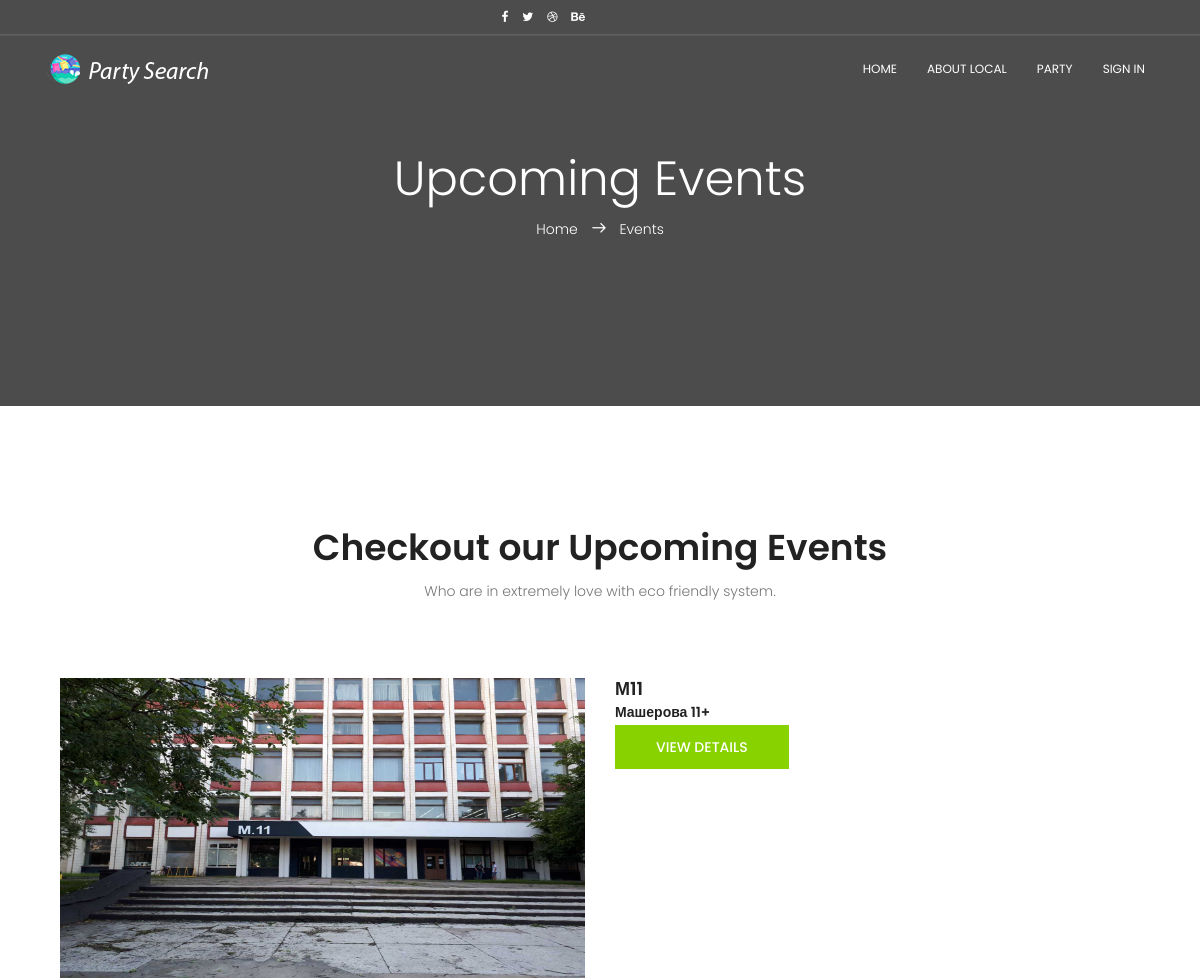
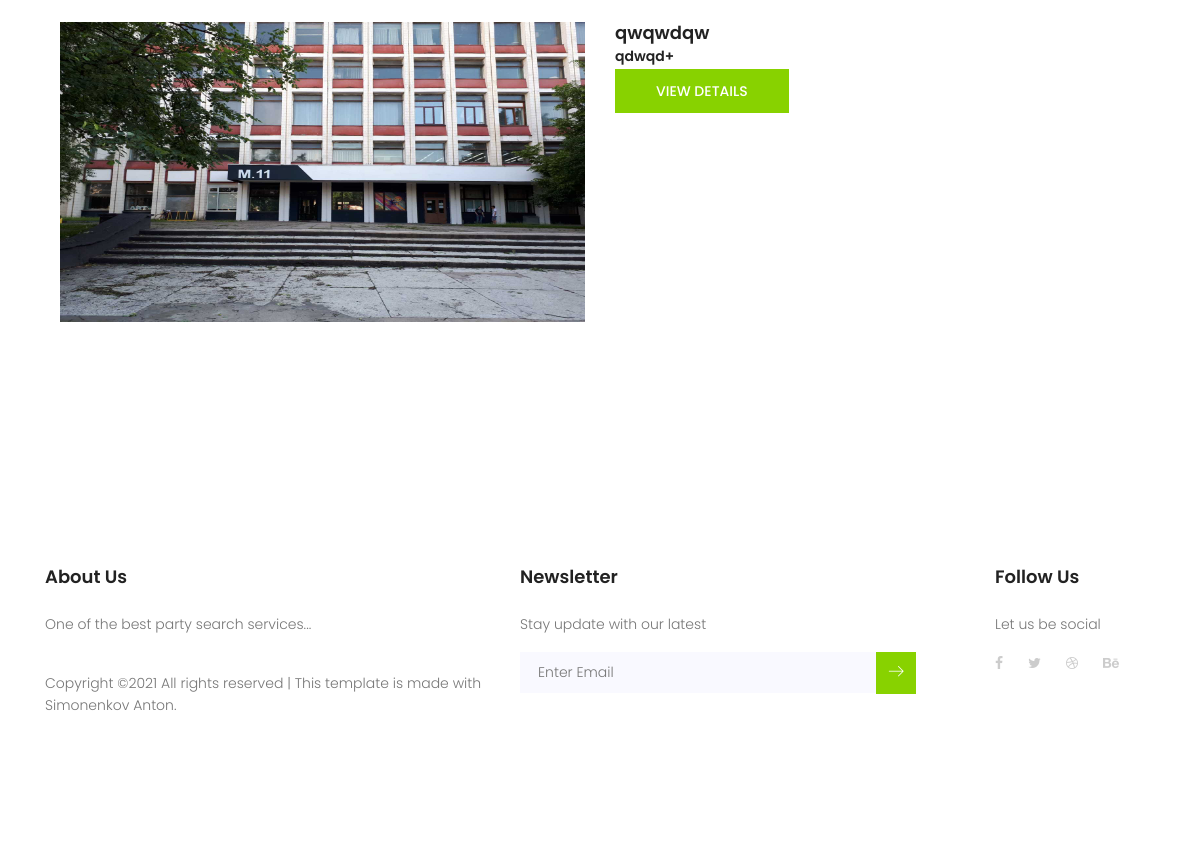
The app's page /local/ with its own data (2 pictures, top to bottom).
### party/models.py (models this page shows)
class LocalsParty(models.Model):
    address = models.CharField(max_length=50, blank=True)
    nameLocal = models.TextField(blank=True)
    map_party = models.TextField(blank=True)
    image = models.ImageField(upload_to='media/databaseImageLocal', blank=True)

### aboutlocal/views.py (the view)
# urls.py: path('', about, name='aboutlocal'),
def about(request):
    context = {}
    local = LocalsParty.objects.all()
    context['local'] = local
    return render(request, 'local/localAll.html', context=context)

### templates/local/localAll.html (shortened to what this page needs)
{% load static %}
<!DOCTYPE html>
<html lang="zxx" class="no-js">
<head>
    <link rel="stylesheet" href="https://cdn.jsdelivr.net/npm/bootstrap@5.1.3/dist/css/bootstrap.min.css"
>
    <link rel="stylesheet" href="{% static 'css/linearicons.css' %}">
    <link rel="stylesheet" href="{% static 'css/font-awesome.min.css' %}">
    <link rel="stylesheet" href="{% static 'css/bootstrap.css'%}">
    <link rel="stylesheet" href="{% static 'css/magnific-popup.css' %}">
    <link rel="stylesheet" href="{% static 'css/nice-select.css'%}">
    <link rel="stylesheet" href="{% static 'css/animate.min.css' %}">
    <link rel="stylesheet" href="{% static 'css/owl.carousel.css' %}">
    <link rel="stylesheet" href="{% static 'css/main.css' %}">
</head>
<body>
<header id="header">
    <div class="container header-top">
        <div class="row">
            <div class="col-6 top-head-right">
                <ul>
                    <li><a href="#"><i class="fa fa-facebook"></i></a></li>
                    <li><a href="#"><i class="fa fa-twitter"></i></a></li>
                    <li><a href="#"><i class="fa fa-dribbble"></i></a></li>
                    <li><a href="#"><i class="fa fa-behance"></i></a></li>
                </ul>
            </div>
        </div>
    </div>
    <hr>
    <div class="container">
        <div class=" align-items-center justify-content-between d-flex">
            <div id="logo" >
                <a href="index.html"><img src="{% static 'img/logo.png' %}" alt="" title=""/></a>
            </div>
            <nav class="nav justify-content-end" id="nav-menu-container">
                    <ul class="nav-menu">
                    <li class="menu-active"><a href="{% url 'home_page' %}">Home</a></li>
                    <li><a href="{% url 'aboutlocal' %}">About local</a></li>
                    <li><a href="{% url 'party_page' %}">Party</a></li>
                    {% if user.is_authenticated %}
                    <li>
                        <div class="btn-group" role="group" aria-label="Basic example">
                            <a class="btn btn-info" href="{% url 'login' %}">Hello - {{ user }}</a>
                            <a class="btn btn-info" href="{% url 'exit' %}">Logout</a>
                        </div>
                    </li>
                    {% else %}
                    <li><a href="{% url 'login' %}">Sign in</a></li>
                    {% endif %}
                </ul>
            </nav>
        </div>
    </div>
</header>
<section class="banner-area relative" id="home">
    <div class="overlay overlay-bg"></div>
    <div class="container">
        <div class="row d-flex align-items-center justify-content-center">
            <div class="about-content col-lg-12">
                <h1 class="text-white">
                    Upcoming Events
                </h1>
                <p class="text-white link-nav"><a href="index.html">Home </a> <span class="lnr lnr-arrow-right"></span>
                    <a href="event.html"> Events</a></p>
            </div>
        </div>
    </div>
</section>
<section class="upcoming-event-area section-gap" id="events">
    <div class="container">
        <div class="row d-flex justify-content-center">
            <div class="menu-content pb-60 col-lg-10">
                <div class="title text-center">
                    <h1 class="mb-10">Checkout our Upcoming Events</h1>
                    <p>Who are in extremely love with eco friendly system.</p>
                </div>
            </div>
        </div>
        {% for loc in local %}
        <div class="container mb-4">
            <div class="row ">
                <div class="col-md-6">
                    <img style="width:100%; height:300px" class="img-fluid" src="{{ loc.image.url }}" alt="">
                </div>
                <div class="col-md-6">
                    <h4 class="mb-1">{{ loc.nameLocal }}</h4>
                    <h6 class="mb-1"><span>{{ loc.address }}+</span></h6>
                    <a href="{% url 'localID' loc.id %}" class="primary-btn text-uppercase">View Details</a>
                </div>
            </div>
        </div>
        {% endfor %}
    </div>
</section>
<footer class="footer-area section-gap">
    <div class="container">
        <div class="row">
            <div class="col-lg-5 col-md-6 col-sm-6">
                <div class="single-footer-widget">
                    <h6>About Us</h6>
                    <p>
                        One of the best party search services...
                    </p>
                    <p class="footer-text">
                        Copyright &copy;<script>document.write(new Date().getFullYear());</script>
                        All rights reserved | This template is made with Simonenkov Anton.
                    </p>
                </div>
            </div>
            <div class="col-lg-5  col-md-6 col-sm-6">
                <div class="single-footer-widget">
                    <h6>Newsletter</h6>
                    <p>Stay update with our latest</p>
                    <div class="" id="mc_embed_signup">
                        <form target="_blank" novalidate="true"
                              action="https://spondonit.us12.list-manage.com/subscribe/post?u=1462626880ade1ac87bd9c93a&amp;id=92a4423d01"
                              method="get" class="form-inline">
                            <input class="form-control" name="EMAIL" placeholder="Enter Email"
                                   onfocus="this.placeholder = ''" onblur="this.placeholder = 'Enter Email '"
                                   required="" type="email">
                            <button class="click-btn btn btn-default"><span class="lnr lnr-arrow-right"></span></button>
                        </form>
                    </div>
                </div>
            </div>
            <div class="col-lg-2 col-md-6 col-sm-6 social-widget">
                <div class="single-footer-widget">
                    <h6>Follow Us</h6>
                    <p>Let us be social</p>
                    <div class="footer-social d-flex align-items-center">
                        <a href="#"><i class="fa fa-facebook"></i></a>
                        <a href="#"><i class="fa fa-twitter"></i></a>
                        <a href="#"><i class="fa fa-dribbble"></i></a>
                        <a href="#"><i class="fa fa-behance"></i></a>
                    </div>
                </div>
            </div>
        </div>
    </div>
</footer>
</body>
</html>

### home/static/css/main.css (style rules this page uses)
body { color: #777777; font-family: "Poppins", sans-serif; font-size: 14px; font-weight: 300; line-height: 1.625em; position: relative; }
ol, ul { margin: 0; padding: 0; list-style: none; }
a { -webkit-transition: all 0.3s ease 0s; -moz-transition: all 0.3s ease 0s; -o-transition: all 0.3s ease 0s; transition: all 0.3s ease 0s; }
a, a:focus, a:hover { text-decoration: none; outline: 0; }
h1, h2, h3, h4, h5, h6 { font-family: "Poppins", sans-serif; color: #222222; line-height: 1.2em !important; margin-bottom: 0; margin-top: 0; font-weight: 600; }
h1, .h1 { font-size: 36px; }
h4, .h4 { font-size: 18px; }
h6, .h6 { font-size: 14px; color: #222222; }
.mb-10 { margin-bottom: 10px; }
.pb-60 { padding-bottom: 60px; }
.text-white { color: #fff; }
.text-center { text-align: center; }
.relative { position: relative; }
.overlay { position: absolute; left: 0; right: 0; top: 0; bottom: 0; }
h1 { font-size: 36px; }
h4 { font-size: 18px; }
h6 { font-size: 14px; }
h1, h2, h3, h4, h5, h6 { line-height: 1.5em; }
#header { padding: 0px 0px 14px 0; position: fixed; left: 0; top: 0; right: 0; transition: all 0.5s; z-index: 997; }
#header hr { border-color: rgba(255, 255, 255, 0.3); margin-top: 5px; }
.header-top { height: 24px; margin-top: 5px; }
.header-top a { color: #fff; font-size: 12px; }
.top-head-right { text-align: right; }
.top-head-right ul li { display: inline-block; margin-left: 10px; }
.top-head-right ul li a { -webkit-transition: all 0.3s ease 0s; -moz-transition: all 0.3s ease 0s; -o-transition: all 0.3s ease 0s; transition: all 0.3s ease 0s; }
#header #logo img { padding: 0; margin: 0; }
.nav-menu, .nav-menu * { margin: 0; padding: 0; list-style: none; }
.nav-menu li { position: relative; white-space: nowrap; }
.nav-menu > li { float: left; }
#nav-menu-container { margin: 0; }
.nav-menu a { padding: 6px 10px; text-decoration: none; display: inline-block; color: #fff; font-weight: 400; font-size: 12px; text-transform: uppercase; outline: none; }
.nav-menu > li { margin-left: 10px; }
#mobile-nav { position: fixed; top: 0; padding-top: 18px; bottom: 0; z-index: 998; background: rgba(0, 0, 0, 0.8); left: -260px; width: 260px; overflow-y: auto; transition: 0.4s; }
#mobile-nav ul { padding: 0; margin: 0; list-style: none; }
#mobile-nav ul li { position: relative; }
#mobile-nav ul li a { color: #fff; font-size: 13px; text-transform: uppercase; overflow: hidden; padding: 10px 22px 10px 15px; position: relative; text-decoration: none; width: 100%; display: block; outline: none; font-weight: 700; }
.section-gap { padding: 120px 0; }
.primary-btn { background-color: #88d200; line-height: 42px; padding-left: 40px; padding-right: 40px; border: none; color: #fff; display: inline-block; font-weight: 500; position: relative; border: 1px solid transparent; -webkit-transition: all 0.3s ease 0s; -moz-transition: all 0.3s ease 0s; -o-transition: all 0.3s ease 0s; transition: all 0.3s ease 0s; cursor: pointer; text-transform: uppercase; position: relative; }
.banner-area .overlay-bg { background-color: rgba(0, 0, 0, 0.7); }
.footer-area { padding-top: 100px; background-color: #fff; }
.footer-area h6 { margin-bottom: 25px; font-size: 18px; font-weight: 600; }
.footer-social a { padding-right: 25px; -webkit-transition: all 0.3s ease 0s; -moz-transition: all 0.3s ease 0s; -o-transition: all 0.3s ease 0s; transition: all 0.3s ease 0s; }
.footer-social i { color: #cccccc; -webkit-transition: all 0.3s ease 0s; -moz-transition: all 0.3s ease 0s; -o-transition: all 0.3s ease 0s; transition: all 0.3s ease 0s; }
.single-footer-widget input { border: none; width: 80% !important; font-weight: 300; background: #f9f9ff; color: #eee; padding-left: 20px; border-radius: 0; font-size: 14px; padding: 10px 18px; }
.single-footer-widget .click-btn { background-color: #88d200; color: #fff; border-radius: 0; border-top-left-radius: 0px; border-bottom-left-radius: 0px; padding: 9px 12px; border: 0; }
.footer-text { padding-top: 20px; }
.link-nav { margin-top: 10px; }
.about-content { padding: 150px 0px; text-align: center; }
.about-content h1 { font-size: 48px; font-weight: 300; }
.about-content a { color: #fff; font-weight: 300; font-size: 14px; }
.about-content .lnr { margin: 0px 10px; font-weight: 600; }

### records on screen
LocalsParty: image (picture), nameLocal "М11", address "Машерова 11"
LocalsParty: image (picture), nameLocal "qwqwdqw", address "qdwqd"
